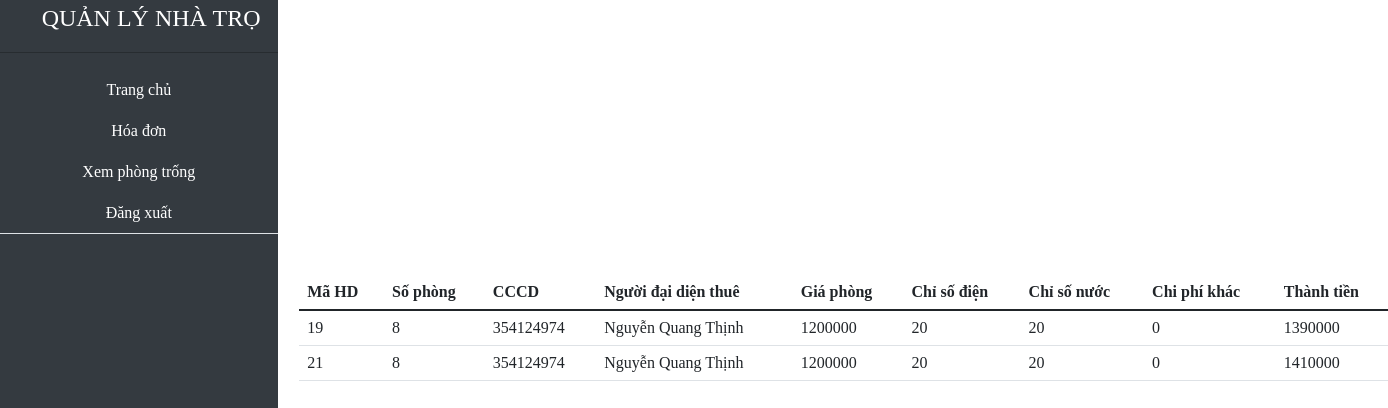
The app's page /user/UserBill.php (signed in) with its own data.
### tables this page shows
CREATE TABLE `hoadon` (
  `mahd` int(11) NOT NULL,
  `tenphong` int(11) NOT NULL,
  `csdien` int(11) NOT NULL,
  `csnuoc` int(11) NOT NULL,
  `chiphikhac` int(11) NOT NULL DEFAULT 0,
  `thanhtien` int(11) NOT NULL
);

CREATE TABLE `phong` (
  `tenphong` int(11) NOT NULL,
  `giaphong` int(11) NOT NULL,
  `mota` varchar(200) NOT NULL,
  `trangthai` int(2) NOT NULL
);

### user/UserBill.php (the view, shortened to what this page needs)
<?php
include '../php/connection.php';
$sql = "SELECT hd.mahd, hd.tenphong, ql.CCCD, ql.HoTen, p.giaphong, hd.csdien, hd.csnuoc, hd.chiphikhac, hd.thanhtien FROM hoadon hd, (SELECT * FROM qlchothue WHERE NgayTraPhong IS NULL) ql, phong p where (hd.tenphong=ql.TenPhong) AND (hd.tenphong=p.tenphong) AND ql.cccd = '".$_SESSION['username']."';";
$result = mysqli_query($conn,$sql);
echo '
<html>
<head>
<meta charset="utf-8" />
<meta http-equiv="X-UA-Compatible" content="IE=edge" />
<meta name="viewport" content="width=device-width, initial-scale=1.0">
<meta name="viewport" content="width=device-width, initial-scale=1, shrink-to-fit=no" />
<link href="https://cdn.jsdelivr.net/npm/bootstrap@5.1.3/dist/css/bootstrap.min.css" rel="stylesheet">
<link rel="stylesheet" href="../css/style.css">
</head>
<script language="javascript" src="../js/Include.js"></script>
<body>
  <div class="container-fluid">
    <div class="row">
      <div class="colmenu">
        <div class="menu">
          <div w3-include-html="../include/IncludeMenuUser.html"></div>
        </div>
      </div>
            <div class="col">
              <div class="colDSP">
                <div class="container">
                <table class="table table-hover">
                <thead>
                  <tr>
                    <th scope="col">Mã HD</th>
                    <th scope="col">Số phòng</th>
                    <th scope="col">CCCD</th>
                    <th scope="col">Người đại diện thuê</th>
                    <th scope="col">Giá phòng</th>
                    <th scope="col">Chỉ số điện</th>
                    <th scope="col">Chỉ số nước</th>
                    <th scope="col">Chi phí khác</th>
                    <th scope="col">Thành tiền</th>
                  </tr>
                </thead>
                      <tbody>
                      ';
                      if ($result) {
                        while ($row=mysqli_fetch_row($result)) {
                          echo "<tr>";
                          echo "<td>" . $row[0] . "</td>";
                          echo "<td>" . $row[1] . "</td>";
                          echo "<td>" . $row[2] . "</td>";
                          echo "<td>" . $row[3] . "</td>";
                          echo "<td>" . $row[4] . "</td>";
                          echo "<td>" . $row[5] . "</td>";
                          echo "<td>" . $row[6] . "</td>";
                          echo "<td>" . $row[7] . "</td>";
                          echo "<td>" . $row[8] . "</td>";
                          echo "</tr>";
                        }
                      }
                       echo '
                      </tbody>
                    </table>
              </div>
              </div>
            </div>
            <script>
            includeHTML();
            </script>
</body>
</html>'
?>

### css/style.css (style rules this page uses)
:root { --bs-blue: #63B3ED; --bs-indigo: #596CFF; --bs-purple: #6f42c1; --bs-pink: #d63384; --bs-red: #F56565; --bs-orange: #fd7e14; --bs-yellow: #FBD38D; --bs-green: #81E6D9; --bs-teal: #20c997; --bs-cyan: #0dcaf0; --bs-white: #fff; --bs-gray: #6c757d; --bs-gray-dark: #343a40; --bs-gray-100: #f8f9fa; --bs-gray-200: #f0f2f5; --bs-gray-300: #dee2e6; --bs-gray-400: #ced4da; --bs-gray-500: #adb5bd; --bs-gray-600: #6c757d; --bs-gray-700: #495057; --bs-gray-800: #343a40; --bs-gray-900: #212529; --bs-primary: #e91e63; --bs-secondary: #7b809a; --bs-success: #4CAF50; --bs-info: #1A73E8; --bs-warning: #fb8c00; --bs-danger: #F44335; --bs-light: #f0f2f5; --bs-dark: #344767; --bs-white: #fff; --bs-primary-rgb: 233, 30, 99; --bs-secondary-rgb: , 128, 154; --bs-success-rgb: 76, 175, 80; --bs-info-rgb: 26, 115, 232; --bs-warning-rgb: 251, 140, 0; --bs-danger-rgb: 244, 67, 53; --bs-light-rgb: 240, 242, 245; --bs-dark-rgb: 52, 71, 103; --bs-white-rgb: 255, 255, 255; --bs-white-rgb: 255, 255, 255; --bs-black-rgb: 0, 0, 0; --bs-body-color-rgb: , 128, 154; --bs-body-bg-rgb: 255, 255, 255; --bs-font-sans-serif: "Roboto", Helvetica, Arial, sans-serif; --bs-font-monospace: SFMono-Regular, Menlo, Monaco, Consolas, "Liberation Mono", "Courier New", monospace; --bs-gradient: linear-gradient(180deg, rgba(255, 255, 255, 0.15), rgba(255, 255, 255, 0)); --bs-body-font-family: var(--bs-font-sans-serif); --bs-body-font-size: 1rem; --bs-body-font-weight: 400; --bs-body-line-height: 1.5; --bs-body-color: #7b809a; --bs-body-bg: #fff; }
.container { margin-left: 20%; font-family:'Times New Roman', Times, serif; color: black; }
.container-fluid { width: 100%; height: 100%; padding-right: var(--bs-gutter-x,.75rem); padding-left: 0px; margin-right: auto; margin-left: auto; font-family:'Times New Roman', Times, serif; color: black; background-color: #fff; }
.row { height: 100%; }
.colmenu { width: 20%; height: 100%; position: fixed; z-index: 100; }
.menu { --bs-bg-opacity: 1; background-color: #343a40; height: 100%; width: 100%; display: inline-table; position: absolute; }
.colDSP { margin-top: 20%; }

### records on screen
hoadon: mahd "19", tenphong "8", row "354124974", row "Nguyễn Quang Thịnh", tenphong.giaphong "1200000", csdien "20", csnuoc "20", chiphikhac "0", thanhtien "1390000"
hoadon: mahd "21", tenphong "8", row "354124974", row "Nguyễn Quang Thịnh", tenphong.giaphong "1200000", csdien "20", csnuoc "20", chiphikhac "0", thanhtien "1410000"
